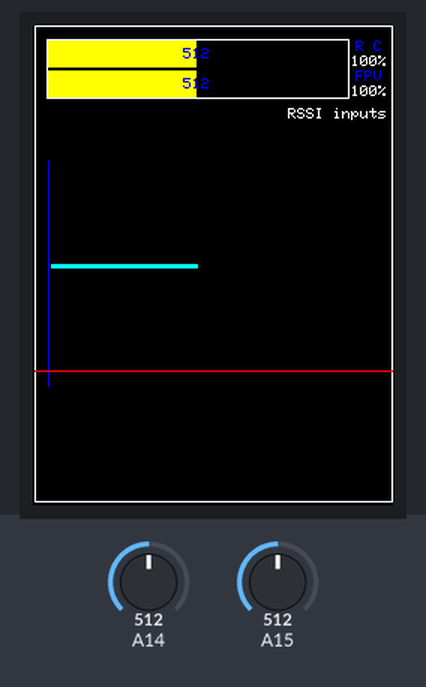
The sketch below on a simulated Arduino Mega 2560, built with avr-gcc and run on an emulated ATmega2560. Parts: 240×320 colour display. The test bench sets the inputs (shaded band); at power-on: A14 = 512, A15 = 512.

Above: at 1.4 s.
1.5 s: A14 set to 716
At 1.69 s:
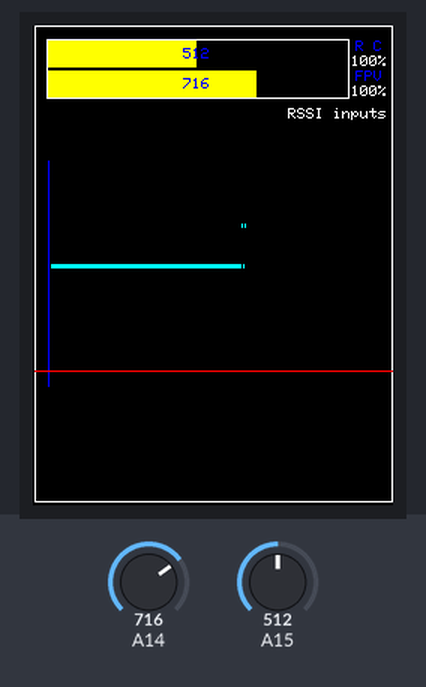
3.0 s: A15 set to 716
At 3.22 s:
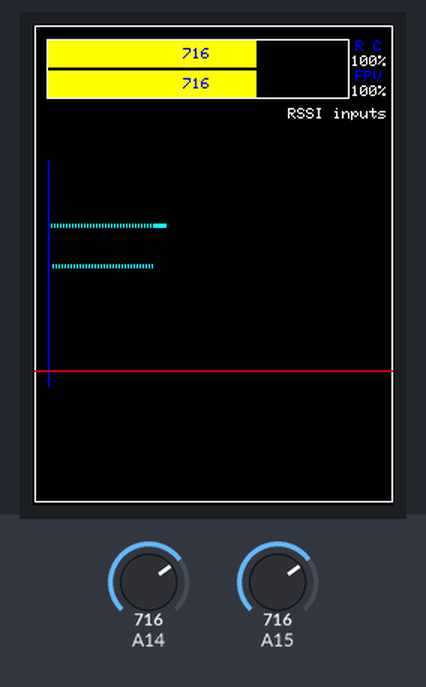
4.5 s: A14 set to 900
At 5.14 s:
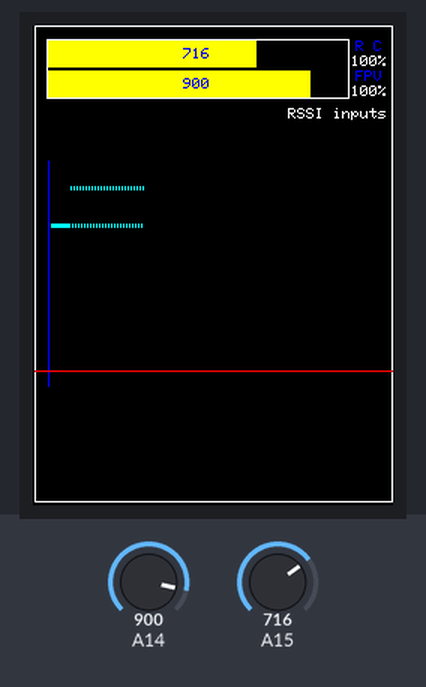
6.1 s: A15 set to 900
At 6.37 s:
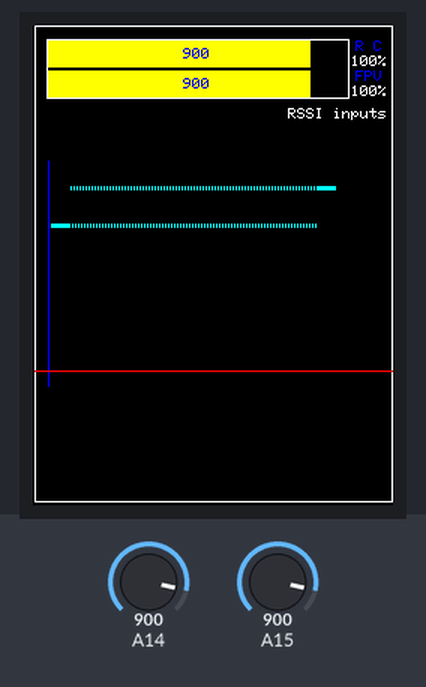
7.7 s: A14 set to 1023
At 8.63 s:
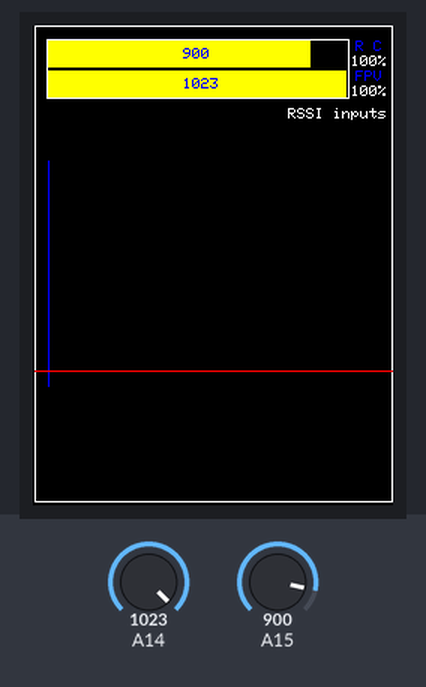
9.2 s: A15 set to 1023
At 9.56 s:
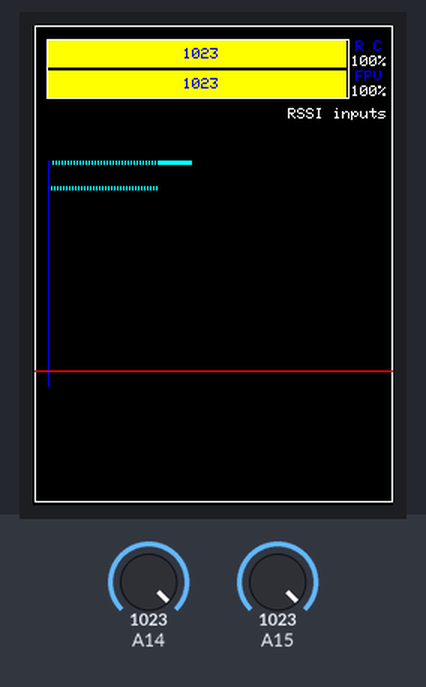
Timing chart, 0 to 11.9 s (numbered marks = the images above; inputs shaded):
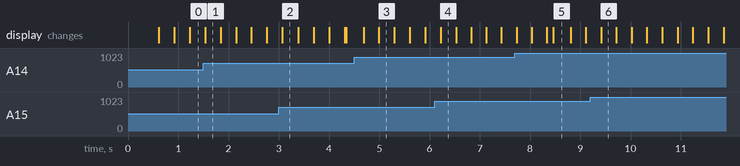

The sketch:

mcu_2xanalogindisplay_modchannels.ino
```cpp
//2.4" mcu friend display
//2X Analog RSSI Input Display
//
//MvB-Pc2023
//Cabriomike@live.nl


#include <Adafruit_GFX.h>    // Core graphics library
#include <MCUFRIEND_kbv.h>
MCUFRIEND_kbv tft;

// Assign human-readable names to some common 16-bit color values:
#define BLACK           0x0000
#define GREY            0x5555
#define BLUE            0x001F
#define RED             0xF800
#define NAVY            0x000F
#define DARKCYAN        0x03EF
#define MAROON          0x7800
#define PURPLE          0x780F
#define OLIVE           0x7BE0
#define LIGHTGREY       0xC618
#define DARKGREY        0x7BEF
#define DARKGREEN       0x05C0
#define DARKGREEN1      0x03E0
#define CYAN            0x07FF
#define MAGENTA         0xF81F
#define YELLOW          0xFFE0
#define GOLD            0xDDC0
#define WHITE           0xFFFF
#define ORANGE          0xFD20
#define GREENYELLOW     0xAFE5
#define PINK            0xF81F
#define GREEN           0x07E0
```

loop.ino
```cpp
void loop(void) {
  int j,i,j1,i1;
  j=analogRead(A15);
  j1=analogRead(A14);
  i=map(j,0,1023,1,200);
  i1=map(j1,0,1023,1,200);

  tft.fillRect(10, 10,i, 18, YELLOW);
  tft.fillRect(i+9, 10, (200-i+1), 18, BLACK);
  tft.fillRect(10, 30,i1, 18, YELLOW);
  tft.fillRect(i1+9, 30, (200-i1+1), 18, BLACK);

  //tft.fillRect(10, 50, 100, 40, BLACK);

  tft.setTextColor(BLUE);

  tft.setCursor(100, 15);
  tft.println(j);
  print_x(map(j,0,1023,227,90));

  tft.setCursor(100, 35);
  tft.println(j1);
  print_x(map(j1,0,1023,227,90));

  delay(10);
}


int x=12;
void print_x(int h){
  tft.drawLine(x, h, x, h+2, CYAN);
  if(x<220)x++;
  else{ x=12;tft.fillRect(11, 90, 220, 140, BLACK);}
}
```

setup.ino
```cpp
void setup(void) {
  tft.reset();
  uint16_t identifier = tft.readID();

  tft.begin(identifier);
  tft.setRotation(0);

  tft.fillScreen(BLACK);

  tft.fillRect(0, 0,320 , 240, BLACK);
  tft.drawRect(1, 0, 239, 318, WHITE);
  tft.drawRect(9, 9, 202, 40, WHITE);
  tft.drawLine(10,90, 10, 240, BLUE);
  tft.drawLine(1, 230, 239, 230, RED);
  tft.setTextSize(1.5);
  tft.setTextColor(WHITE);
  tft.setCursor(212, 20);tft.println("100%");
  tft.setTextColor(BLUE);
  tft.setCursor(215, 10);tft.println("R C");
  tft.setTextColor(WHITE);
  tft.setCursor(212, 40);tft.println("100%");
  tft.setTextColor(BLUE);
  tft.setCursor(215, 30);tft.println("FPV");
  tft.setTextColor(WHITE);
  tft.setCursor(170, 55);tft.println("RSSI inputs");
}
```
